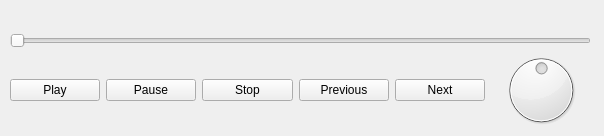
<?xml version="1.0" encoding="UTF-8"?>
<ui version="4.0">
 <class>VideoControllerWidget</class>
 <widget class="QWidget" name="VideoControllerWidget">
  <property name="geometry">
   <rect>
    <x>0</x>
    <y>0</y>
    <width>604</width>
    <height>136</height>
   </rect>
  </property>
  <property name="windowTitle">
   <string>Form</string>
  </property>
  <widget class="QWidget" name="horizontalLayoutWidget">
   <property name="geometry">
    <rect>
     <x>10</x>
     <y>50</y>
     <width>581</width>
     <height>80</height>
    </rect>
   </property>
   <layout class="QHBoxLayout" name="horizontalLayout">
    <item>
     <widget class="QPushButton" name="PlayButton">
      <property name="text">
       <string>Play</string>
      </property>
     </widget>
    </item>
    <item>
     <widget class="QPushButton" name="PauseButton">
      <property name="text">
       <string>Pause</string>
      </property>
     </widget>
    </item>
    <item>
     <widget class="QPushButton" name="StopButton">
      <property name="text">
       <string>Stop</string>
      </property>
     </widget>
    </item>
    <item>
     <widget class="QPushButton" name="PreviousButton">
      <property name="text">
       <string>Previous</string>
      </property>
     </widget>
    </item>
    <item>
     <widget class="QPushButton" name="NextButton">
      <property name="text">
       <string>Next</string>
      </property>
     </widget>
    </item>
    <item>
     <widget class="QDial" name="dial">
      <property name="value">
       <number>50</number>
      </property>
     </widget>
    </item>
   </layout>
  </widget>
  <widget class="QSlider" name="SeekerSlider">
   <property name="geometry">
    <rect>
     <x>10</x>
     <y>30</y>
     <width>581</width>
     <height>22</height>
    </rect>
   </property>
   <property name="orientation">
    <enum>Qt::Horizontal</enum>
   </property>
  </widget>
  <widget class="QLabel" name="timeDisplay">
   <property name="geometry">
    <rect>
     <x>280</x>
     <y>10</y>
     <width>55</width>
     <height>16</height>
    </rect>
   </property>
   <property name="text">
    <string/>
   </property>
  </widget>
  <action name="actionPlay">
   <property name="text">
    <string>Play</string>
   </property>
  </action>
  <action name="actionPause">
   <property name="text">
    <string>Pause</string>
   </property>
  </action>
  <action name="actionStop">
   <property name="text">
    <string>Stop</string>
   </property>
  </action>
 </widget>
 <resources/>
 <connections/>
</ui>
